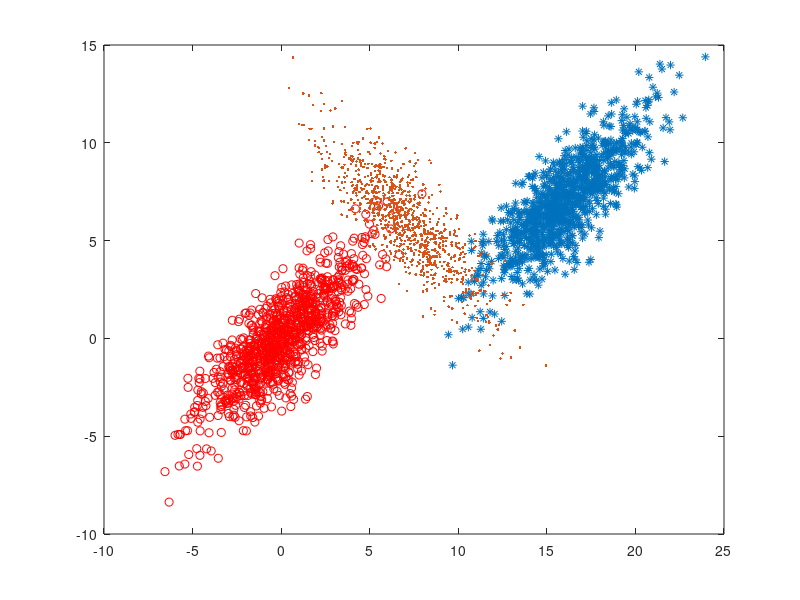

MATLAB code for this plot: (Note: this script raises an error after producing the figure.)
data=normrnd(0,1,2,1000);
data1=data;
data2=data;
p1=[1;1]./sqrt(2);
p2=[1;-1]./sqrt(2);
p3=[1;-1]./sqrt(2);
p4=[1;1]./sqrt(2);
A=[p1,p2]*[3,0;0,1];
A1=[p3,p4]*[3,0;0,1];
yy=A*data;
yy1=A*data1;
yy2=A1*data2;
yy1(1,:)=yy1(1,:)+16;
yy1(2,:)=yy1(2,:)+7;
yy2(1,:)=yy2(1,:)+7;
yy2(2,:)=yy2(2,:)+6;
plot(yy(1,:),yy(2,:),'ro')
hold on;
plot(yy1(1,:),yy1(2,:),'*')
hold on;
plot(yy2(1,:),yy2(2,:),'.')
E=[yy,yy1,yy2];
R=zeros(1,3000);
R(1:1:1000)=1;
R(1001:1:2000)=1;
R(2001:1:3000)=2;
Q=[E;R];
%------------------------
pp=[Q(:,1),Q(:,200),Q(:,2300)];
A=LearnVec(Q,0.005,pp,15)
%---------------------
%plott(A,3,0.5)
plot(C(1,:),C(2,:),'r.')